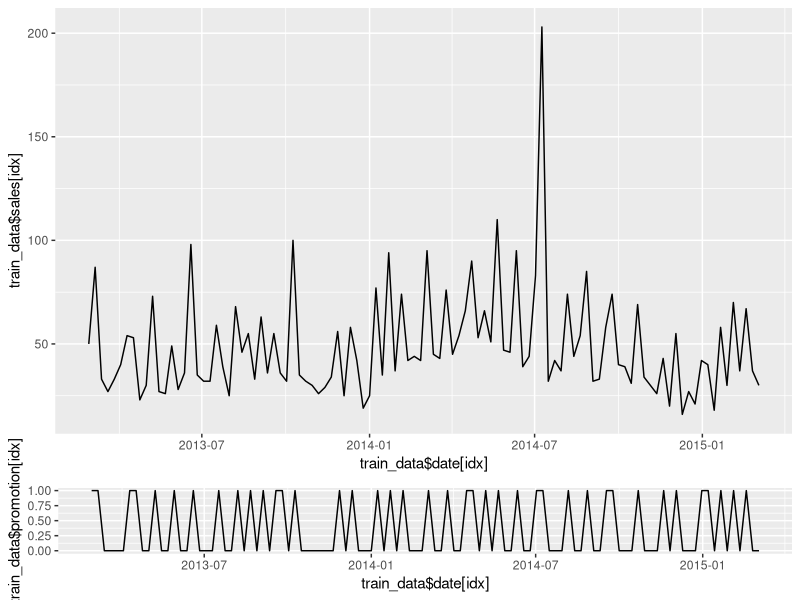

R code for this plot: (Note: this script raises an error after producing the figure.)
setwd('Documents/Woolies/')
products=read.csv('products.csv')
train_data=read.csv('train2.csv')
train_data$date=as.Date(train_data$date,format="%d/%m/%y")

library(ggplot2)
library(gridExtra)
idx=train_data$product_store_id=='2e';
g.top=ggplot()+
  geom_line(aes(x=train_data$date[idx],y=train_data$sales[idx]))
g.bottom=ggplot()+
  geom_line(aes(x=train_data$date[idx],y=train_data$promotion[idx]))

grid.arrange(g.top,g.bottom, heights = c(4/5, 1/5)) 
plot(p)
#take the FFT
a=fft(train_data$sales[idx])
qplot(1:sum(idx),log(abs(a)),geom="line")

#take last weeks sales to predict todays
err=diff(train_data$sales[idx])^2
rmse=sqrt(sum(err)/length(err))
